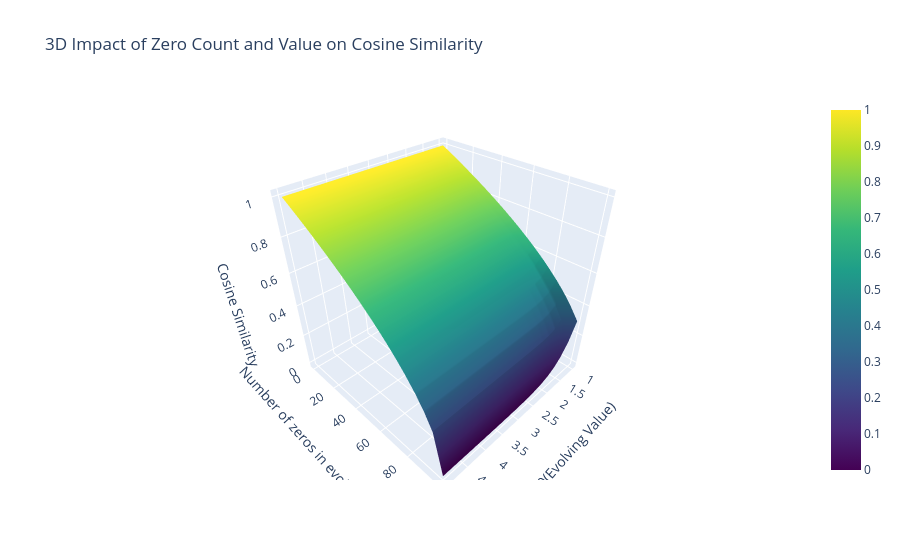

Source (notebook cell):
### Code cell
import numpy as np
from sklearn.metrics.pairwise import cosine_similarity
import plotly.graph_objs as go

# Generate data
np.random.seed(42)
vec_1 = np.random.randn(1024)
vec_2 = vec_1.copy()

steps_val = 20
steps_zeros = 20
values = np.logspace(1, 5, steps_val)
num_zeros_list = np.linspace(0, 100, steps_zeros, dtype=int)

X, Y = np.meshgrid(values, num_zeros_list)
Z = np.zeros_like(X, dtype=float)

for i, num_zeros in enumerate(num_zeros_list):
    for j, val in enumerate(values):
        evolving_values_1 = np.ones(100) * val
        evolving_values_1[:num_zeros] = 0
        evolving_values_2 = np.ones(100) * val

        v1 = np.concatenate([vec_1, evolving_values_1])
        v2 = np.concatenate([vec_2, evolving_values_2])
        sim = cosine_similarity(v1.reshape(1, -1), v2.reshape(1, -1))[0, 0]
        Z[i, j] = sim

# Interactive Plotly 3D surface
fig = go.Figure(
    data=[
        go.Surface(
            z=Z,
            x=np.log10(X),
            y=Y,
            colorscale='Viridis'
        )
    ]
)

fig.update_layout(
    title="3D Impact of Zero Count and Value on Cosine Similarity",
    scene=dict(
        xaxis_title='log10(Evolving Value)',
        yaxis_title='Number of zeros in evolving_values',
        zaxis_title='Cosine Similarity'
    ),
)

# Save the plot as an interactive HTML file
fig.write_html("cosine_similarity_3d.html")

# Optional: show figure directly in notebook (if notebook supports it)
fig.show()

### Figure 1 — Plotly figure (JSON) as saved in the notebook; plotly's stock layout.template omitted (floating-point values rounded to 4 significant figures; data arrays with more than 128 entries replaced by an {"elided": "..."} marker saying what was removed)
{"data": [{"colorscale": [[0, "#440154"], [0.1111, "#482878"], [0.2222, "#3e4989"], [0.3333, "#31688e"], [0.4444, "#26828e"], [0.5556, "#1f9e89"], [0.6667, "#35b779"], [0.7778, "#6ece58"], [0.8889, "#b5de2b"], [1, "#fde725"]], "type": "surface", "x": {"elided": "20x20 float values"}, "y": {"elided": "20x20 int values"}, "z": {"elided": "20x20 float values"}}], "layout": {"scene": {"xaxis": {"title": {"text": "log10(Evolving Value)"}}, "yaxis": {"title": {"text": "Number of zeros in evolving_values"}}, "zaxis": {"title": {"text": "Cosine Similarity"}}}, "title": {"text": "3D Impact of Zero Count and Value on Cosine Similarity"}}}
